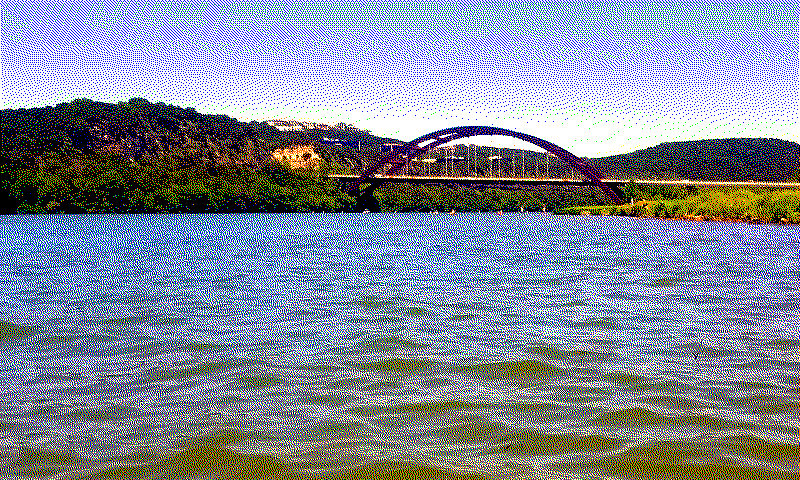
#> input picture sdcard_image/pic_000.bmp, 800 x 480 px
$ python main.py ../sdcard_image out
#> lines starting #> are read from the running program, lines starting #| are printed output that depends on the picture
### convert_images/process_image.py
##########################################################################
# MIT License
#
# Copyright (c) 2023 Robert L Gorsegner II
#
# Permission is hereby granted, free of charge, to any person obtaining a copy
# of this software and associated documentation files (the "Software"), to deal
# in the Software without restriction, including without limitation the rights
# to use, copy, modify, merge, publish, distribute, sublicense, and/or sell
# copies of the Software, and to permit persons to whom the Software is
# furnished to do so, subject to the following conditions:
#
# The above copyright notice and this permission notice shall be included in all
# copies or substantial portions of the Software.
#
# THE SOFTWARE IS PROVIDED "AS IS", WITHOUT WARRANTY OF ANY KIND, EXPRESS OR
# IMPLIED, INCLUDING BUT NOT LIMITED TO THE WARRANTIES OF MERCHANTABILITY,
# FITNESS FOR A PARTICULAR PURPOSE AND NONINFRINGEMENT. IN NO EVENT SHALL THE
# AUTHORS OR COPYRIGHT HOLDERS BE LIABLE FOR ANY CLAIM, DAMAGES OR OTHER
# LIABILITY, WHETHER IN AN ACTION OF CONTRACT, TORT OR OTHERWISE, ARISING FROM,
# OUT OF OR IN CONNECTION WITH THE SOFTWARE OR THE USE OR OTHER DEALINGS IN THE
# SOFTWARE.
##########################################################################


from PIL import Image
from PIL.Image import Dither
from PIL import ImageEnhance
from PIL import ImagePalette
from PIL import ImageOps

FRAME_WIDTH = 800
FRAME_HEIGHT = 480

my_palette = (
    0, 0, 0,  # Black
    255, 255, 255,  # White
    0, 255, 0,  # Green
    0, 0, 255,  # Blue
    255, 0, 0,  # Red
    255, 255, 0,  # Yellow
    255, 128, 0  # Orange
)


def open_file(filename):
    return Image.open(filename)


def apply_exif_rotation_tag(img):
    return ImageOps.exif_transpose(img)


def mirror(img):
    return ImageOps.mirror(img)


# [27 lines left out: functions convert_image, crop_image_to_proper_ratio, not called in this run]


def resize_image(img):
    return img.resize((FRAME_WIDTH, FRAME_HEIGHT))


def contrast(img):
    return ImageEnhance.Contrast(img).enhance(1.1)


def auto_contrast(img):
    # applying autocontrast method
    return ImageOps.autocontrast(img, cutoff=2, ignore=2)


def saturation(img):
    return ImageEnhance.Color(img).enhance(2.5)

### convert_images/main.py
##########################################################################
# MIT License
#
# Copyright (c) 2023 Robert L Gorsegner II
#
# Permission is hereby granted, free of charge, to any person obtaining a copy
# of this software and associated documentation files (the "Software"), to deal
# in the Software without restriction, including without limitation the rights
# to use, copy, modify, merge, publish, distribute, sublicense, and/or sell
# copies of the Software, and to permit persons to whom the Software is
# furnished to do so, subject to the following conditions:
#
# The above copyright notice and this permission notice shall be included in all
# copies or substantial portions of the Software.
#
# THE SOFTWARE IS PROVIDED "AS IS", WITHOUT WARRANTY OF ANY KIND, EXPRESS OR
# IMPLIED, INCLUDING BUT NOT LIMITED TO THE WARRANTIES OF MERCHANTABILITY,
# FITNESS FOR A PARTICULAR PURPOSE AND NONINFRINGEMENT. IN NO EVENT SHALL THE
# AUTHORS OR COPYRIGHT HOLDERS BE LIABLE FOR ANY CLAIM, DAMAGES OR OTHER
# LIABILITY, WHETHER IN AN ACTION OF CONTRACT, TORT OR OTHERWISE, ARISING FROM,
# OUT OF OR IN CONNECTION WITH THE SOFTWARE OR THE USE OR OTHER DEALINGS IN THE
# SOFTWARE.
##########################################################################

import sys
import os
import os.path
import re
import process_image
import random


def get_image_files_list(source_dir):
    #return img_file_list
#> called with source_dir = '../sdcard_image'
    img_file_list = []
    expression = "([a-zA-Z0-9\\s_\\\\.\\-\\(\\):])+(.bmp|.png|.jpg|.jpeg)$"
    for root, subFolders, files in os.walk(source_dir):
        for file in files:
            file_path = os.path.join(root, file)
            if re.match(expression, file):
                img_file_list.append(os.path.join(root, file_path))
    return img_file_list


def dest_pic_filename(num):
    return "pic_%03d.bmp" % num


def process_images( file_list, dest_dir):
    for i, srcImageFile in enumerate(file_list):
        print(srcImageFile)
        img1 = process_image.open_file(srcImageFile)
#> in open_file, returned value is the input picture: PIL image 800x480 P; mean R, G, B 131.7, 138.5, 153.7
        img2 = process_image.mirror(img1)
#> in mirror, `return ImageOps.mirror(img)`:
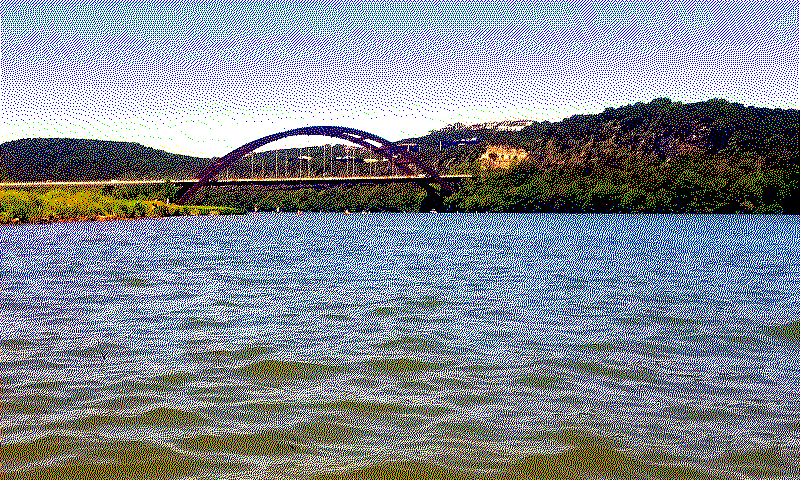
#> returned value: PIL image 800x480 P; mean R, G, B 131.7, 138.5, 153.7
        img3 = process_image.auto_contrast(img2)
        img4 = process_image.saturation(img3)
        img5 = process_image.crop_image_to_proper_ratio(img4)
        img6 = process_image.resize_image(img5)
        img7 = process_image.convert_image(img6)
        dest_file = os.path.join(dest_dir, dest_pic_filename(i))
        img7.save(dest_file)


if __name__ == '__main__':
    numArgs = len(sys.argv)
    if len(sys.argv) != 3:
        print("Format: convert_images.py <source_dir> <dest_dir>")
        sys.exit(0)

    source_dir = sys.argv[1]
    dest_dir = sys.argv[2]

    image_file_list = get_image_files_list(source_dir)
    random.shuffle(image_file_list)
#> (the run stopped early here; a loop or call above may not have finished)

$ run again, on sdcard_image/pic_002.bmp
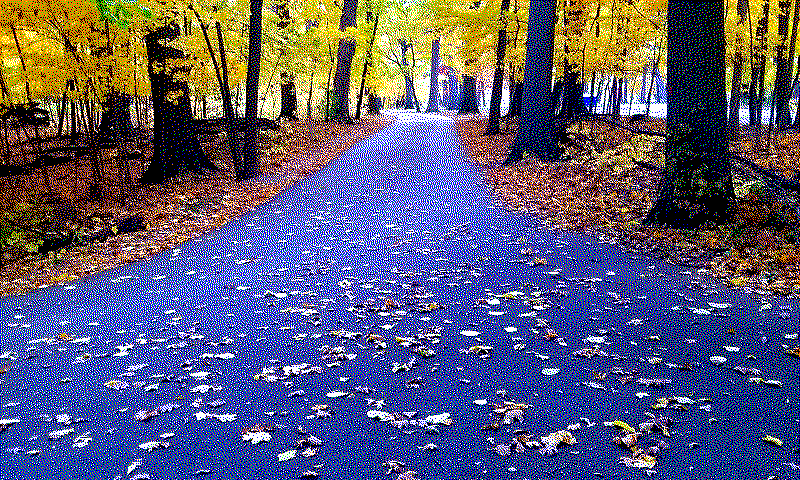
#> input picture sdcard_image/pic_002.bmp, 800 x 480 px
#> in open_file, returned value is the input picture: PIL image 800x480 P; mean R, G, B 91.2, 88.8, 114.5
#> in mirror, `return ImageOps.mirror(img)`:
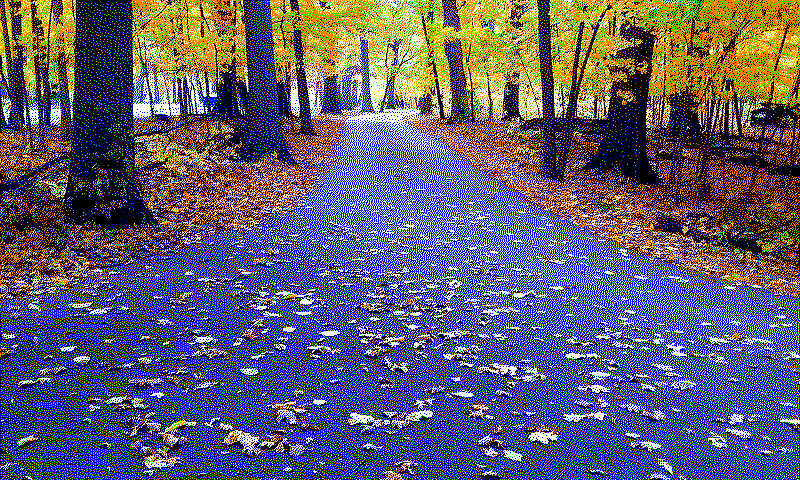
#> returned value: PIL image 800x480 P; mean R, G, B 91.2, 88.8, 114.5

$ run again, on sdcard_image/pic_003.bmp
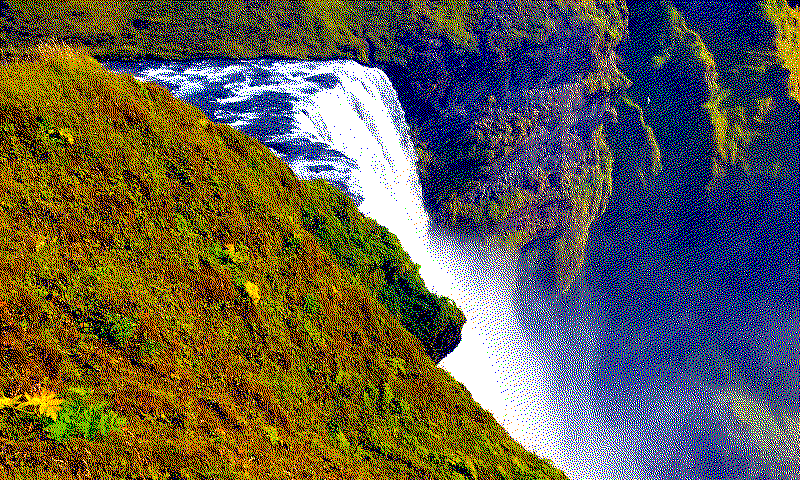
#> input picture sdcard_image/pic_003.bmp, 800 x 480 px
#> in open_file, returned value is the input picture: PIL image 800x480 P; mean R, G, B 97.5, 91.6, 74.9
#> in mirror, `return ImageOps.mirror(img)`:
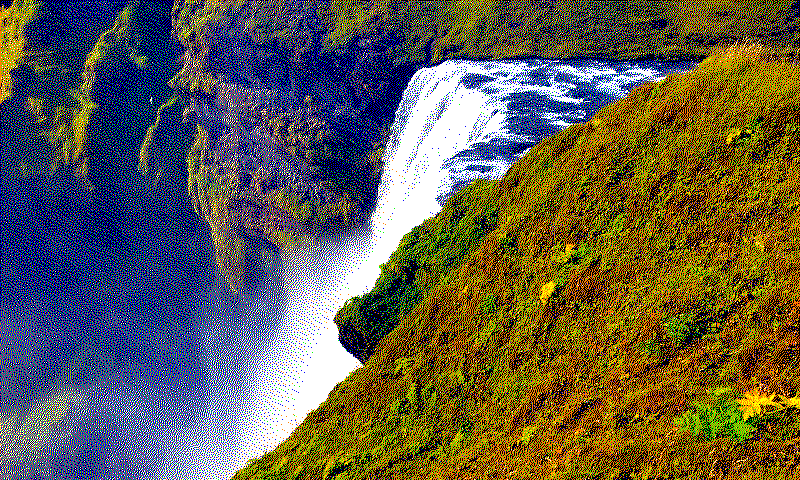
#> returned value: PIL image 800x480 P; mean R, G, B 97.5, 91.6, 74.9
